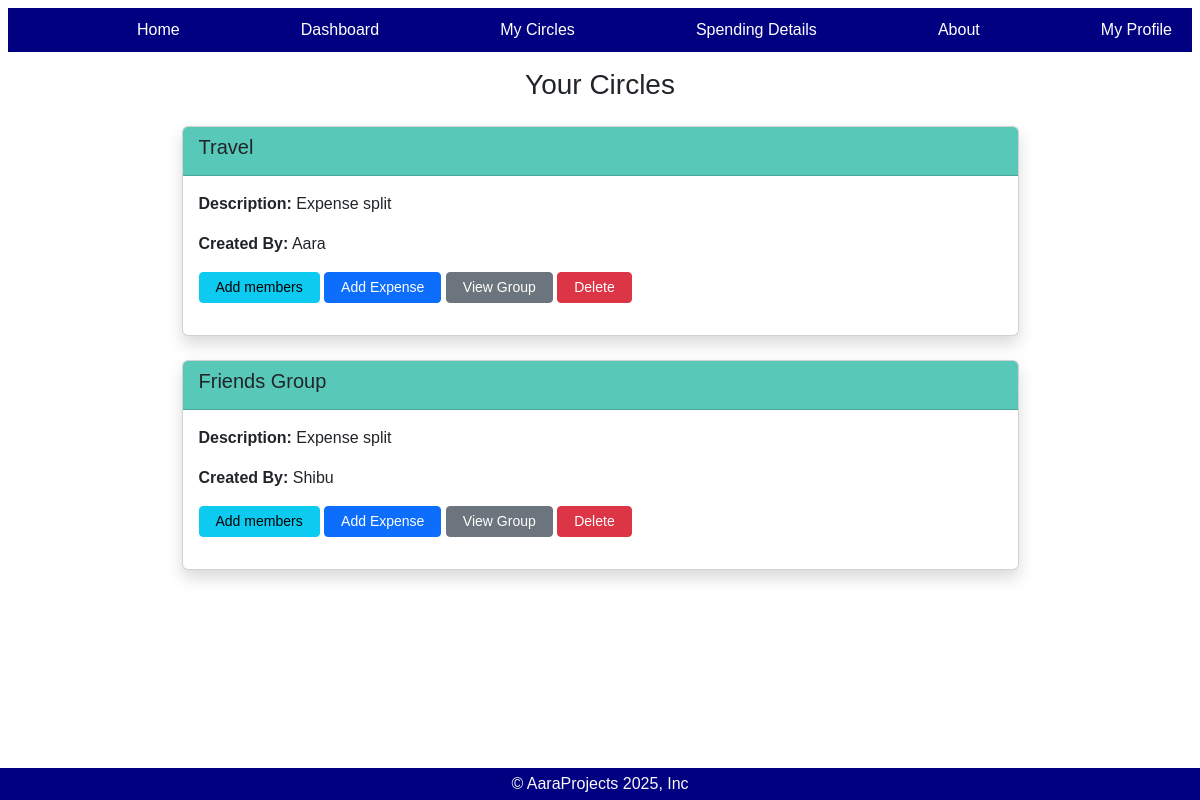
Before: /MyCircles/ (signed in) with the older database file.
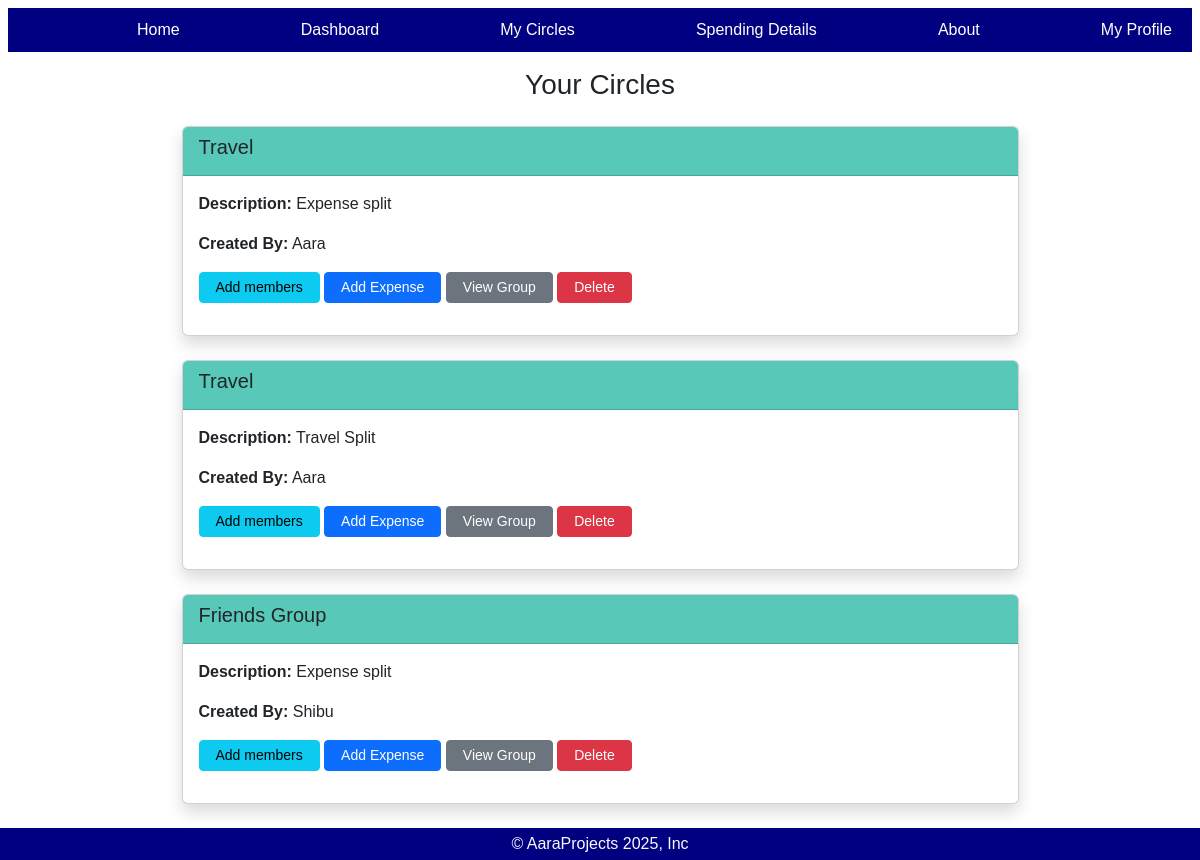
After: the same page with the newer database file.
### myapp/models.py (models this page shows, shortened)
class MyCircle(models.Model):
    name=models.CharField(max_length=100)
    description=models.CharField(max_length=100)
    created_by=models.ForeignKey(settings.AUTH_USER_MODEL,on_delete=models.CASCADE)
    members=models.ManyToManyField(settings.AUTH_USER_MODEL,related_name='joined_circles',blank=True)

class CustomUser(AbstractUser):
    email = models.EmailField(unique=True)
    phone=models.CharField(max_length=15)
    address=models.TextField(blank=True)
    USERNAME_FIELD = 'email'
    REQUIRED_FIELDS = ['username']

### myapp/views.py (the view)
# urls.py: path('MyCircles/',views.my_circle,name='mycircles'),
@login_required
def my_circle(request):
    user=request.user
    circles_creator = MyCircle.objects.filter(created_by=user)
    member_circles=MyCircle.objects.filter(members=user)
    all_circles=(circles_creator|member_circles).distinct()
    return render(request, 'mycircles.html', {'circles': all_circles})

### myapp/templates/mycircles.html (shortened to what this page needs)
{% extends 'base.html' %}
{% block content %}
<div class="container mt-2">
    <h3 class="mb-4 text-center">Your Circles</h3>
    {% for circle in circles %}
        <div class="d-flex justify-content-center">
        <div class="card shadow mb-4 w-75">
            <div class="card-header" style="background:#58C9B9">
                <h5>{{ circle.name }}</h5>
            </div>
            <div class="card-body">
                <p><strong>Description:</strong> {{ circle.description }}</p>
                <p><strong>Created By:</strong> {{ circle.created_by.username }}</p>
                <a href="{% url 'add_member' circle.id %}"><button class="btn btn-info btn-sm px-3 mb-3">Add members</button></a>
                <a href="{% url 'add_expense' circle.id %}"><button class="btn btn-primary btn-sm px-3 mb-3">Add Expense</button></a>
                <a href="{% url 'view_group' circle.id %}"><button class="btn btn-secondary btn-sm px-3 mb-3">View Group</button></a>
                <a href="{% url 'delete_circle' circle.id %}"><button class="btn btn-danger btn-sm px-3 mb-3">Delete</button></a>
            </div>
        </div>
            </div>
    {% empty %}
        <p>No circles created yet.</p>
    {% endfor %}
</div>
{% endblock %}

Changed rows visible on the page:
added MyCircle: name "Travel", description "Travel Split", created_by.username "Aara"
